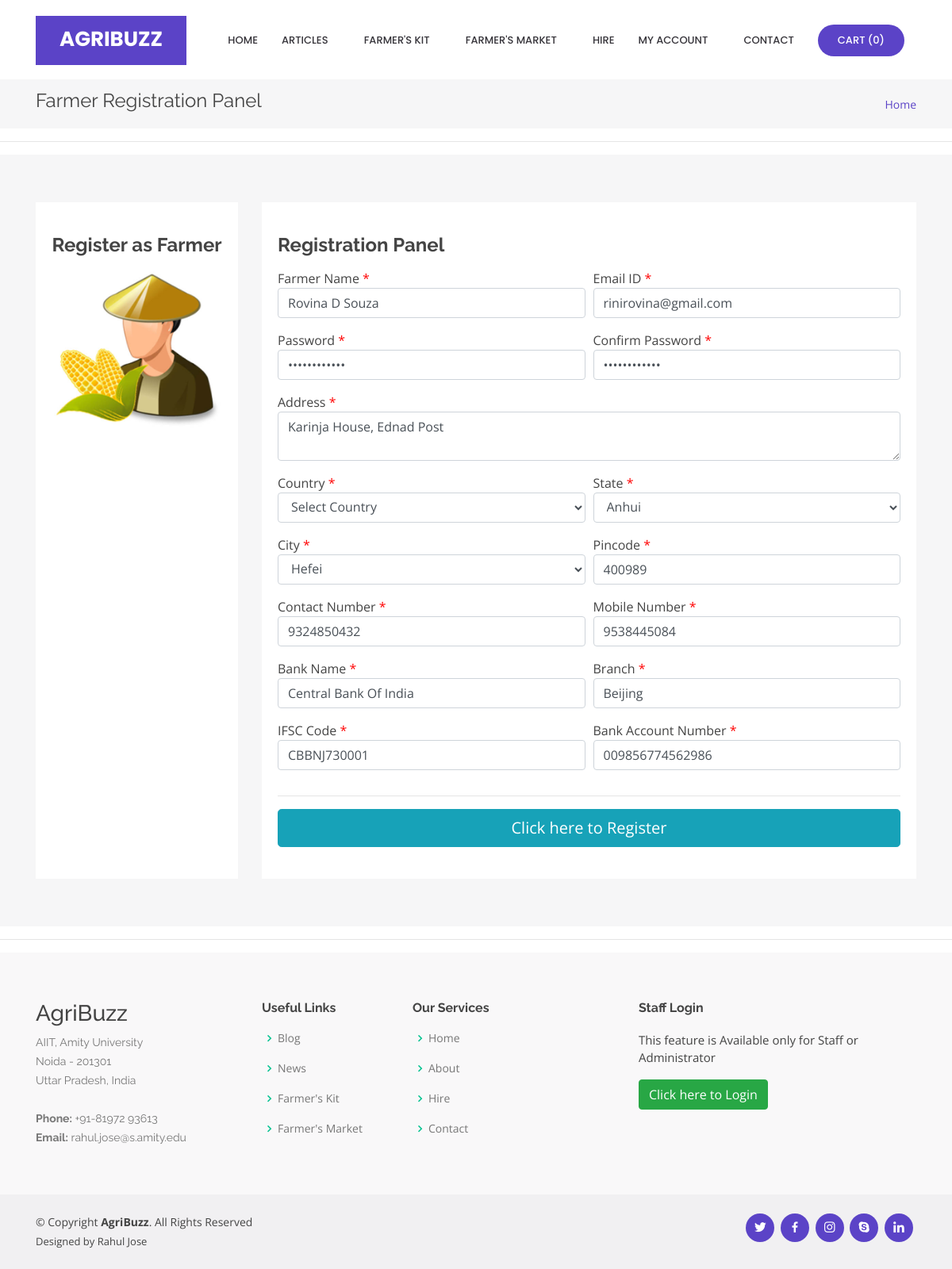
Page /seller.php?editid=2 on the committed database.
### tables this page shows
CREATE TABLE `seller` (
  `seller_id` int(10) NOT NULL,
  `seller_name` varchar(25) NOT NULL,
  `seller_address` text NOT NULL,
  `state_id` int(10) NOT NULL,
  `country_id` int(10) NOT NULL,
  `city_id` int(10) NOT NULL,
  `pincode` varchar(10) NOT NULL,
  `contact_number` varchar(15) NOT NULL,
  `mobile_no` varchar(10) NOT NULL,
  `email_id` varchar(50) NOT NULL,
  `password` varchar(25) NOT NULL,
  `bank_name` varchar(50) NOT NULL,
  `bank_branch` varchar(50) NOT NULL,
  `bank_IFSC` varchar(25) NOT NULL,
  `bank_acno` varchar(25) NOT NULL,
  `status` varchar(10) NOT NULL
);

### seller.php (the view, shortened to what this page needs)
<?php
include("header.php");
if(isset($_GET['editid']))
{
	$sql = "SELECT * FROM seller WHERE seller_id='$_GET[editid]'";
	$qsql = mysqli_query($con,$sql);
	$rsedit = mysqli_fetch_array($qsql);
}
?>
  <main id="main">
    <section id="breadcrumbs" class="breadcrumbs">
      <div class="container">
        <div class="d-flex justify-content-between align-items-center">
          <h2>Farmer Registration Panel</h2>
          <ol>
            <li><a href="index.php">Home</a></li>
          </ol>
        </div>
      </div>
    </section>
<hr>
    <section id="services" class="services section-bg">
      <div class="container">
        <div class="row">
          <div class="col-lg-12">
            <div class="row">
              <div class="col-md-3 d-flex align-items-stretch mt-4 mt-lg-0">
                <div class="icon-box" data-aos="zoom-in" data-aos-delay="200" style="width: 100%;">
                  <h4>Register as Farmer</h4>
                  <img src="images/farmer%20icon.jpg" style="width: 100%;">
                </div>
              </div>
              <div class="col-md-9 d-flex align-items-stretch">
                <div class="icon-box" data-aos="zoom-in" data-aos-delay="100" style="width: 100%;text-align: left;">
<form method="post" action="" name="frmsellreg" onSubmit="return validatesellreg()">
                  <h4>Registration Panel</h4>
<div class="form-row">
	<div class="col-md-6 form-group">
	Farmer Name  <font color="#FF0000">*</font>
	  <input type="text" name="sellername" id="sellername" value="<?php echo $rsedit['seller_name']; ?>" autofocus class="form-control" >
	</div>
	<div class="col-md-6 form-group">
	Email ID <font color="#FF0000">*</font>
	  <input type="email" name="emailid" id="emailid" value="<?php echo $rsedit['email_id']; ?>" class="form-control" >
	</div>
	<div class="col-md-6 form-group">
	Password <font color="#FF0000">*</font>
	  <input type="password" name="password" id="password" value="<?php echo $rsedit['password']; ?>" class="form-control" >
	</div>
	<div class="col-md-6 form-group">
	Confirm Password <font color="#FF0000">*</font>
	  <input type="password" name="cpassword" id="cpassword" value="<?php echo $rsedit['password']; ?>" class="form-control" >
	</div>
	<div class="col-md-12 form-group">
	 Address <font color="#FF0000">*</font>
	  <textarea name="selleraddress" id="selleraddress" class="form-control"><?php echo $rsedit['seller_address']; ?></textarea>
	</div>
	<div class="col-md-6 form-group">
	Country <font color="#FF0000"> *</font>
	  <select name="country" id="country" onChange="loadstate(this.value)" class="form-control">
		  <option value="">Select Country</option>
		</select>
	</div>
	<div class="col-md-6 form-group">
	State <font color="#FF0000"> *</font>
	  <span id='loadstate'><?php include("ajaxstate.php"); ?></span>
	</div>
	<div class="col-md-6 form-group">
	City <font color="#FF0000"> *</font>
	  <span id='loadcity'><?php include("ajaxcity.php"); ?></span>
	</div>
	<div class="col-md-6 form-group">
	Pincode <font color="#FF0000"> *</font>
	  <input type="number" name="pincode" id="pincode" value="<?php echo $rsedit['pincode']; ?>" class="form-control">
	</div>
	<div class="col-md-6 form-group">
	Contact Number <font color="#FF0000"> *</font>
	  <input type="number" name="contactnumber" id="contactnumber" value="<?php echo $rsedit['contact_number']; ?>" class="form-control">
	</div>
	<div class="col-md-6 form-group">
	Mobile Number <font color="#FF0000"> *</font>
	  <input type="number" name="mbnumber" id="mbnumber" value="<?php echo $rsedit['mobile_no']; ?>" class="form-control">
	</div>
	<div class="col-md-6 form-group">
	Bank Name  <font color="#FF0000">*</font>
	  <input type="text" name="bankname" id="bankname" value="<?php echo $rsedit['bank_name']; ?>" autofocus class="form-control" >
	</div>
	<div class="col-md-6 form-group">
	Branch  <font color="#FF0000">*</font>
	  <input type="text" name="branch" id="branch" value="<?php echo $rsedit['bank_branch']; ?>" autofocus class="form-control" >
	</div>
	<div class="col-md-6 form-group">
	IFSC Code  <font color="#FF0000">*</font>
	  <input type="text" name="ifsccode" id="ifsccode" value="<?php echo $rsedit['bank_IFSC']; ?>" autofocus class="form-control" >
	</div>
	<div class="col-md-6 form-group">
	Bank Account Number  <font color="#FF0000">*</font>
	  <input type="text" name="bankacnumber" id="bankacnumber" value="<?php echo $rsedit['bank_acno']; ?>" autofocus class="form-control" >
	</div>
</div>
<hr>
<button type="submit" name="submit" id="submit" class="btn btn-info btn-lg btn-block" >Click here to Register</button>
</form>
                </div>
              </div>
            </div>
          </div>
        </div>
      </div>
    </section>
<hr>
  </main>
<?php
include("footer.php");
?>

### assets/css/style.css (style rules this page uses)
body { font-family: "Open Sans", sans-serif; color: #444444; }
a { color: #5b43c7; }
h1, h2, h3, h4, h5, h6 { font-family: "Raleway", sans-serif; }
section { padding: 60px 0; overflow: hidden; }
.section-bg { background-color: #f6f6f7; }
.services .icon-box { text-align: center; padding: 40px 20px; transition: all ease-in-out 0.3s; background: #fff; }
.services .icon-box h4 { font-weight: 700; margin-bottom: 15px; font-size: 24px; }
.breadcrumbs { padding: 15px 0; background: #f6f6f7; margin-top: 100px; }
.breadcrumbs h2 { font-size: 24px; line-height: 1; font-weight: 400; }
.breadcrumbs ol { display: flex; flex-wrap: wrap; list-style: none; padding: 0; margin: 0; font-size: 14px; }

### rows in the picture
seller: sellername "Rovina D Souza", emailid "rinirovina@gmail.com", selleraddress "Karinja House, Ednad Post", pincode "400989", contactnumber "9324850432", mbnumber "9538445084", bankname "Central Bank Of India", branch "Beijing", ifsccode "CBBNJ730001", bankacnumber "009856774562986"

### other values in the picture
mysqli_num_rows($qsqlproduct_purchase_record) "0"
form field state "Anhui"
form field city "Hefei"
